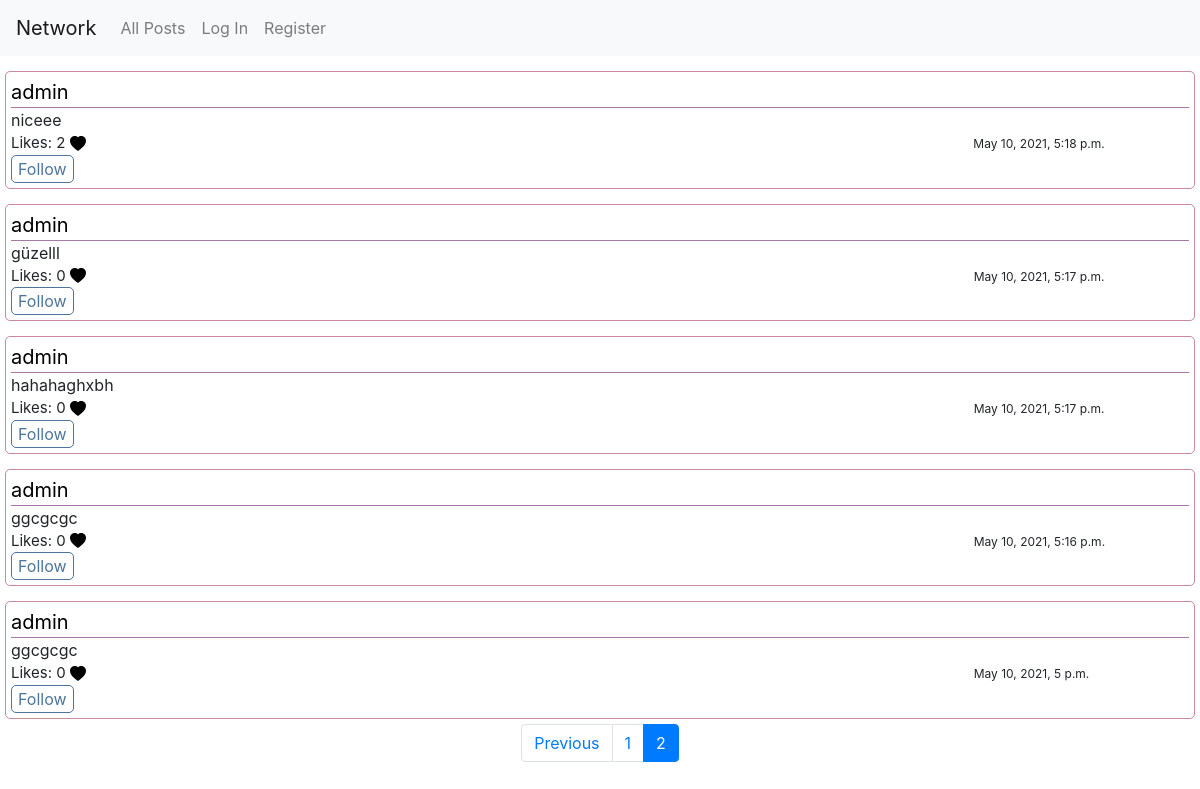
Screenshot of /?page=2 with the database file from the repository.
### network/models.py (models this page shows, shortened)
class Post(models.Model):
    author = models.ForeignKey(User,on_delete=models.CASCADE,related_name="author")
    body = models.TextField()
    date = models.DateTimeField(auto_now_add=True)
    likes = models.ManyToManyField(User,blank=True, related_name="likes")

class User(AbstractUser):
    followers = models.ManyToManyField('self', blank=True, related_name='u_followers', symmetrical=False)
    following = models.ManyToManyField('self', blank=True, related_name='u_following', symmetrical=False)

### network/views.py (the view)
# urls.py: path("", views.index, name="index"),
def index(request):
    if request.method== "POST":
        post=Post(author=request.user,body=request.POST.get("create-post"))
        post.save()
    posts=Post.objects.all()
    posts=posts.order_by("-date").all()
    paginator=Paginator(posts,10)
    page_number=request.GET.get("page")
    page_obj=paginator.get_page(page_number)
    return render(request, "network/index.html",{
        "posts":posts,
        "page_obj":page_obj,
    })

### network/templates/network/index.html (shortened to what this page needs)
{% extends "network/layout.html" %}
{% block body %}
{% load static %}
    {% for post in page_obj%}
    <div class="main-user-div">
        <div class="user-div"><a href="{% url 'profile' post.author.id %}">{{ post.author}}</a></div>
        <div class="content-div" id="post-{{post.id}}">{{ post.body}} </div>
        <div class="like-div" >Likes: <span id="like-count-{{post.id}}">{{post.likes.all.count}}</span>
            <svg xmlns="http://www.w3.org/2000/svg"
            width="16"
            height="16"
            fill="
            {% if user in post.likes.all %}
            red
            {% else %}
            black
            {% endif %}"
            class="bi bi-heart-fill"
            viewBox="0 0 16 16"
            data-id="{{ post.id }}"
            data-user="{{ post.author.id }}">
            <path fill-rule="evenodd" d="M8 1.314C12.438-3.248 23.534 4.735 8 15-7.534 4.736 3.562-3.248 8 1.314z"/>
            </svg>
            <span class="date-span">{{post.date}}</span>
        </div>
        {% if request.user == post.author %}
        <div>
            <button class="submit-post edit-btn" data-id="{{ post.id }}">Edit</button>
        </div>
        {% else %}
        <div>
            <button class="follow-btn" data-id="{{ post.id }}" data-user="{{ post.author.id }}" >
                {% if post.author in request.user.following.all %}
                Unfollow
                {% else %}
                Follow
                {% endif %}
            </button>
        </div>
        {% endif %}
    </div>
    {% endfor %}
    <footer aria-label="Page navigation example">
        <ul class="pagination justify-content-center">
            {% if page_obj.has_previous %}
          <li class="page-item">
            <a class="page-link" href="?page={{ page_obj.previous_page_number }}">Previous</a>
          </li>
          {% endif %}
          {% for page in page_obj.paginator.page_range %}
          {% if page == page_obj.number %}
          <li class="page-item active" aria-current="page">
            <a class="page-link" href="?page={{ page }}">{{ page }} <span class="sr-only">(current)</span></a>
        </li>
        {% else %}
        <li class="page-item"><a class="page-link" href="?page={{ page }}">{{ page }}</a></li>
        {% endif %}
          {% endfor%}
        </ul>
    </footer>
{% endblock %}

### network/static/network/styles.css (style rules this page uses)
.main-user-div { padding: 5px; margin:5px; margin-top: 15px; border: 1px solid rgb(201, 137, 159); border-radius: 5px; }
.user-div { border-bottom: 1px solid rgb(165, 123, 165); font-size: 20px; }
a { color: black; text-decoration: none; }
.like-div { font-size: 15px; }
.date-span { margin-left: 75%; font-size: 12px; }
.follow-btn { border: 1px solid rgb(77, 117, 155); border-radius: 5px; background-color: white; color: rgb(77, 117, 155); }

### rows the page displays
Post: author "admin", body "niceee", likes.all.count "2", date "May 10, 2021, 5:18 p.m.", shows "Follow"
Post: author "admin", body "güzelll", likes.all.count "0", date "May 10, 2021, 5:17 p.m.", shows "Follow"
Post: author "admin", body "hahahaghxbh", likes.all.count "0", date "May 10, 2021, 5:17 p.m.", shows "Follow"
Post: author "admin", body "ggcgcgc", likes.all.count "0", date "May 10, 2021, 5:16 p.m.", shows "Follow"
Post: author "admin", body "ggcgcgc", likes.all.count "0", date "May 10, 2021, 5 p.m.", shows "Follow"

### other values shown
{{ page }} "1"
{{ page }} "2"
